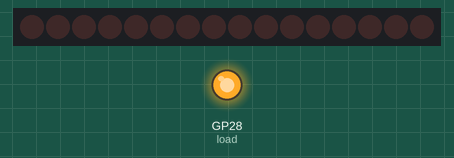
Simulated run of this program. Board: Raspberry Pi Pico running MicroPython. On the bench: 16 shift-register outputs drawn as a row of LEDs (first output left, lit = HIGH), output pins drawn as LEDs (lit = HIGH). Pins used as bus, display or sensor lines are not drawn; what the program prints to the serial console is not drawn.

Above: at 0.2 s.
Timing chart, 0 to 1.7 s (numbered marks = the images above):
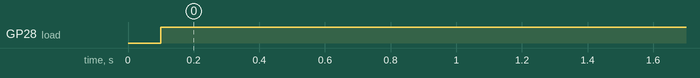

Measured:
- by itself, GP28 (load): LOW → HIGH at 0.10 s

The program:

read_buttons.py
```python
from machine import Pin, SPI
import time

load = Pin(28, Pin.OUT)	#shift register - buttons
cs1 = Pin(5, Pin.OUT)	#shift register - buttons


rx_buttons = [0, 0, 0, 0, 0, 0, 0, 0, 0, 0, 0, 0, 0, 0, 0, 0, ]

arr_byte = bytearray([0b0010_1000,0b0011_1000,0b0011_0000,0b0000_0101,0b0000_0110])

# Initialize SPI //data=mosi shift=sck
spi1 = SPI(0,
          baudrate=400000,
          polarity=0,
          phase=0,
          bits=8,
          firstbit=SPI.MSB,
          sck=Pin(2),
          mosi=Pin(3),
          miso=(4))


def button_read():
    load.value(0); load.value(1)  # Single-line pulse
    cs1.value(0)
    data = spi1.read(2, 0x00)
    cs1.value(1)

    return [(int.from_bytes(data, 'big') >> (15 - i)) & 1 for i in range(16)]


while True:
    time.sleep_ms(100)
    print(button_read())

    
```
